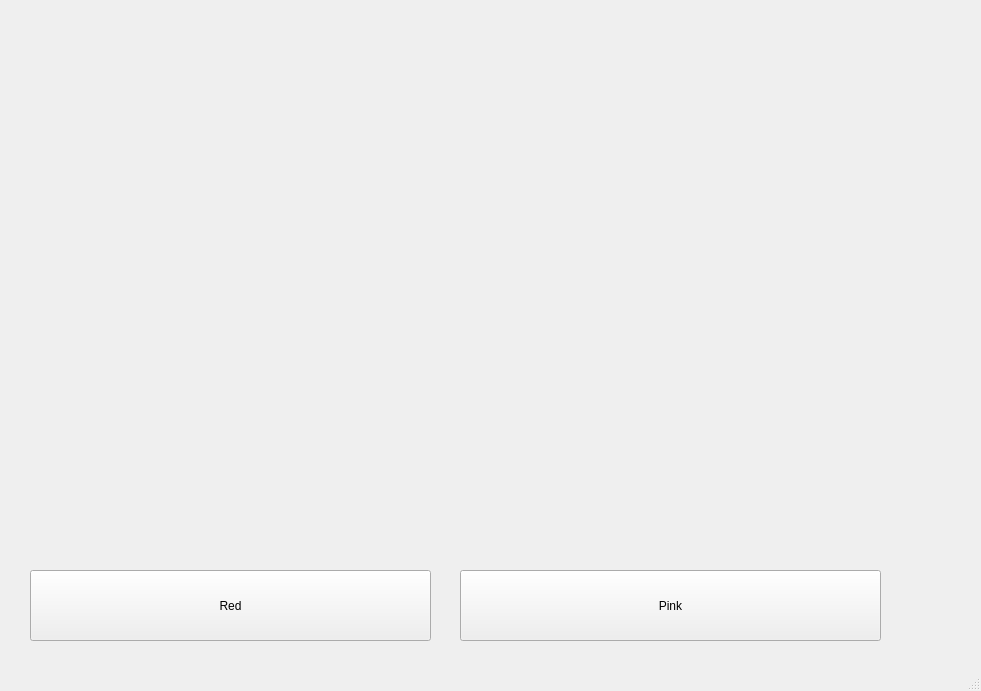
<?xml version="1.0" encoding="UTF-8"?>
<ui version="4.0">
 <class>MainWindow</class>
 <widget class="QMainWindow" name="MainWindow">
  <property name="geometry">
   <rect>
    <x>0</x>
    <y>0</y>
    <width>981</width>
    <height>691</height>
   </rect>
  </property>
  <property name="windowTitle">
   <string>MainWindow</string>
  </property>
  <widget class="QWidget" name="centralwidget">
   <widget class="QLabel" name="photo">
    <property name="geometry">
     <rect>
      <x>10</x>
      <y>20</y>
      <width>961</width>
      <height>521</height>
     </rect>
    </property>
    <property name="text">
     <string/>
    </property>
    <property name="pixmap">
     <pixmap>../../../verge_wp_repeat_01.0.jpg</pixmap>
    </property>
    <property name="scaledContents">
     <bool>true</bool>
    </property>
   </widget>
   <widget class="QPushButton" name="Red">
    <property name="geometry">
     <rect>
      <x>30</x>
      <y>570</y>
      <width>401</width>
      <height>71</height>
     </rect>
    </property>
    <property name="text">
     <string>Red</string>
    </property>
   </widget>
   <widget class="QPushButton" name="Pink">
    <property name="geometry">
     <rect>
      <x>460</x>
      <y>570</y>
      <width>421</width>
      <height>71</height>
     </rect>
    </property>
    <property name="text">
     <string>Pink</string>
    </property>
   </widget>
  </widget>
  <widget class="QMenuBar" name="menubar">
   <property name="geometry">
    <rect>
     <x>0</x>
     <y>0</y>
     <width>981</width>
     <height>22</height>
    </rect>
   </property>
  </widget>
  <widget class="QStatusBar" name="statusbar"/>
 </widget>
 <resources/>
 <connections/>
</ui>
